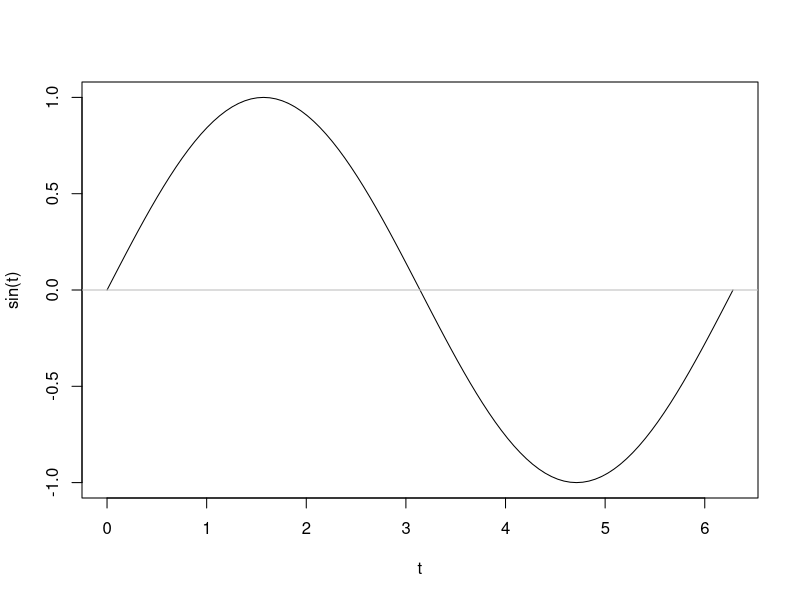
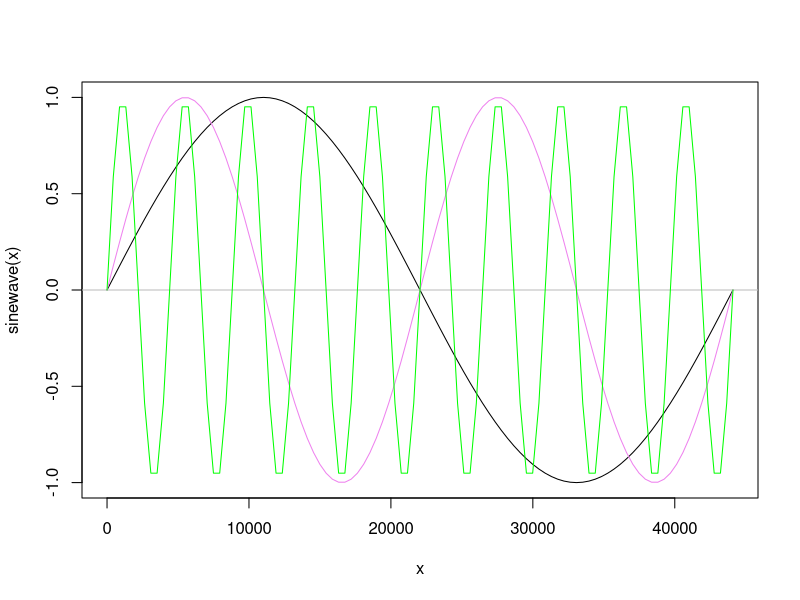

Write the R code that produced these figures, in order.
curve(sin, 0, 2*pi, xname = "t")
abline(h = 0, lty = 1, col = "gray")

samplerate = 44100
sinewave <- function(x) sin(x * 2*pi / samplerate)
curve(sinewave, 0, samplerate, xname = "x")
abline(h = 0, lty = 1, col = "gray")

# Let x indicate the index of a sample,
# then the equation is as follow.
# sample =  2 * pi * x / samplerate
# 
# and: 
# phase = x / samplerate 
# within the interval [0, 1]
# 
# Rewriting the equation.
# sample = 2 * pi * phase
# 
# It is therefor sufficient to keep track of the phase 
# and to increase this at each sample step.
# phase += 1 / samplerate
# 
# To also take the frequency into account, 
# we can simply add it as follow.
# phase += frequency / samplerate

frequency <- 2
curve(sin(2 * pi * frequency * x / samplerate), add = TRUE, col = "violet")
frequency <- 10
curve(sin(2 * pi * frequency * x / samplerate), add = TRUE, col = "green")











